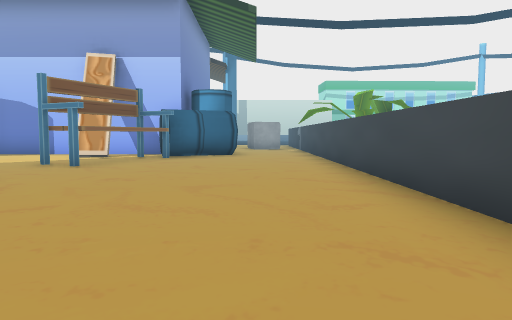
[1] (above)

13 first-person views from a walk through a 3-D level made in the Unity game engine. The camera is 1.2 m above the floor, tilts 4° down and sees 70° across. The floor is counted in squares, 2 m on a side. Each view is taken from the middle of a square. On the plan, view 1 faces up. The plan holds only what a view shows up to about 10 squares ahead; the rest is blank. The place goes on beyond the plan. The player is left out.

[2]
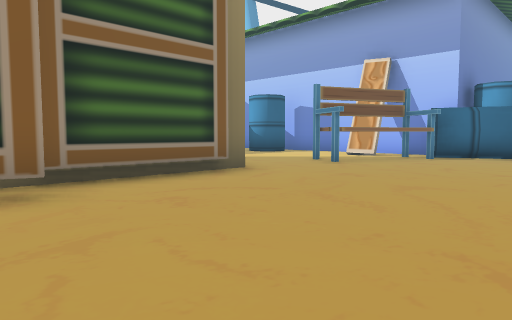

[3]
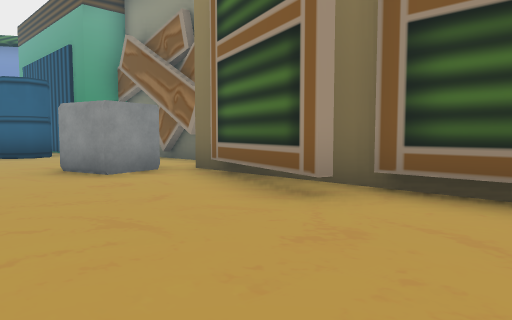

[4]
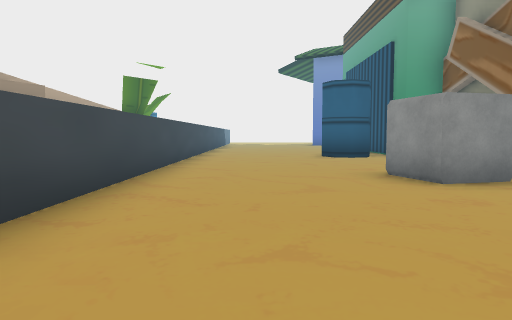

[5]
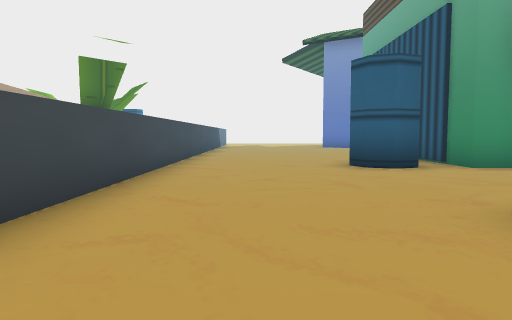

[6]
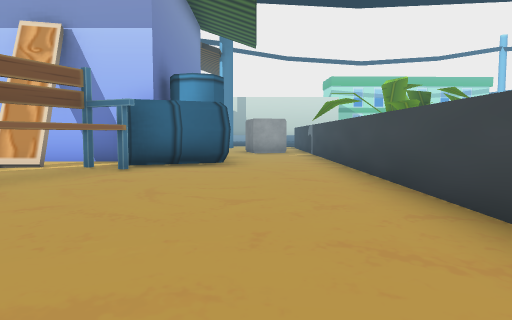

[7]
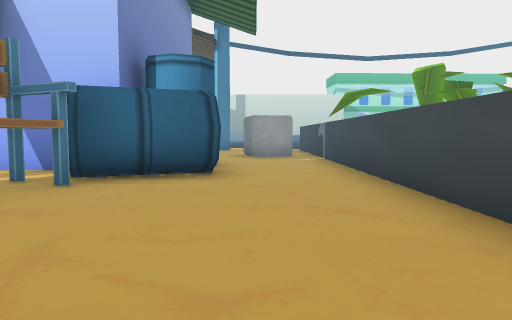

[8]
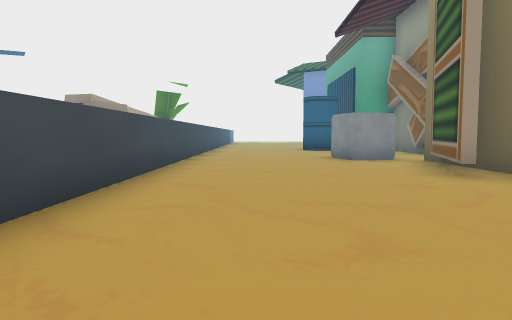

[9]
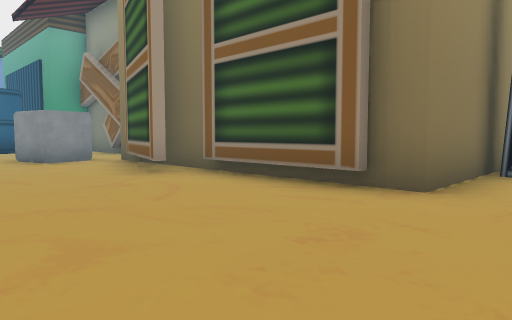

[10]
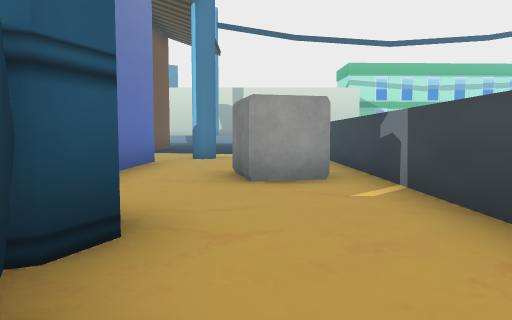

[11]
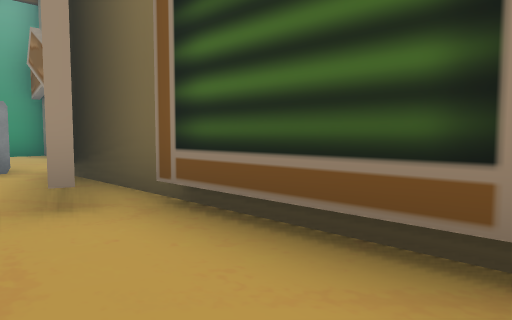

[12]
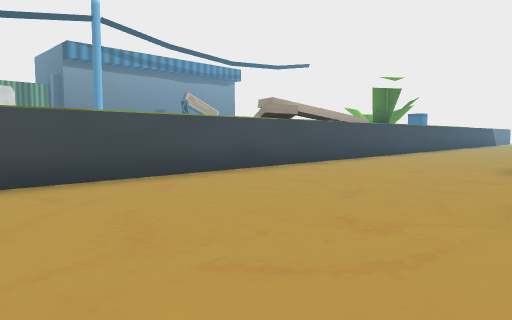

[13]
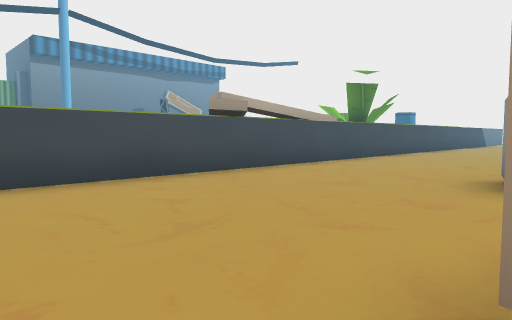

### Floor plan
Points are (right, up) in squares from view 1. A wall is a line through its corners. A room is listed if a view was taken in it or the views show most of it. See-through windows are left out.
Room 1 (views 1, 2, 3, 4, 5, 6, 7, 8, 9, 10, 11, 12, 13)
walls: (-2.8, 1) (-3.7, -1.7); (-3.6, 4) (-3.6, 1.1); (-4.5, 4.6) (-3.9, 4.6) (-3.9, -2.5); (-3.3, -2.7) (-2.2, -2.4) (-1.9, -3.5); (-2.1, 9.4) (-3.3, 6.7) (-4.3, 7.2); (-0.4, 10.4) (-2.4, 9.6); (-0.8, 12.1) (-1, 11.6); (-4.5, -7.5) (-3.9, -7.5); (-3.2, -8.1) (-2.9, -7.6) (-2.5, -7.4) (-2, -7.6) (-1.8, -8.1); (1.7, -8.5) (1.7, 15); (1.1, 14.9) (-0.1, 14.6)
ways out: opening at (-1, 15) to room 2; gap at (1, 15) to room 2
Room 2 (no view inside)
walls: (-0.1, 14.6) (-0.4, 15.7); (-2.2, 18.1) (-2.2, 15.9); (1.7, 15) (1.7, 18.5)
ways out: opening at (-1, 15) to room 1; gap at (1, 15) to room 1
Room 3 (no view inside)
walls: (-3.9, 9.7) (-4.5, 9.6); (-4, 9.9) (-4.6, 9.8)

Positions as (right, up) in squares from view 1, and headings:
1: (0, 0), facing up
2: (1, 0), facing up-left
3: (0, 3), facing down-left
4: (0, 2), facing down
5: (0, -1), facing down
6: (0, 3), facing up
7: (0, 5), facing up
8: (0, 6), facing down
9: (0, 6), facing down-left
10: (0, 10), facing up
11: (-2, 4), facing down-left
12: (-3, 4), facing down-right
13: (-3, 2), facing down-right
